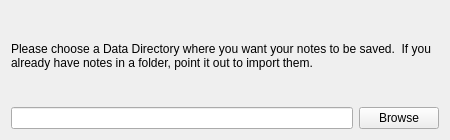
<?xml version="1.0" encoding="UTF-8"?>
<ui version="4.0">
 <class>DataDirWidget</class>
 <widget class="QWidget" name="DataDirWidget">
  <property name="geometry">
   <rect>
    <x>0</x>
    <y>0</y>
    <width>450</width>
    <height>140</height>
   </rect>
  </property>
  <property name="windowTitle">
   <string>Data Directory</string>
  </property>
  <layout class="QVBoxLayout" name="verticalLayout">
   <item>
    <widget class="QLabel" name="header">
     <property name="text">
      <string>Please choose a Data Directory where you want your notes to be saved.  If you already have notes in a folder, point it out to import them.</string>
     </property>
     <property name="wordWrap">
      <bool>true</bool>
     </property>
    </widget>
   </item>
   <item>
    <layout class="QHBoxLayout" name="horizontalLayout">
     <item>
      <widget class="QLineEdit" name="m_directory"/>
     </item>
     <item>
      <widget class="QPushButton" name="m_browse">
       <property name="sizePolicy">
        <sizepolicy hsizetype="Preferred" vsizetype="Fixed">
         <horstretch>0</horstretch>
         <verstretch>0</verstretch>
        </sizepolicy>
       </property>
       <property name="text">
        <string>Browse</string>
       </property>
      </widget>
     </item>
    </layout>
   </item>
  </layout>
 </widget>
 <resources/>
 <connections/>
</ui>
